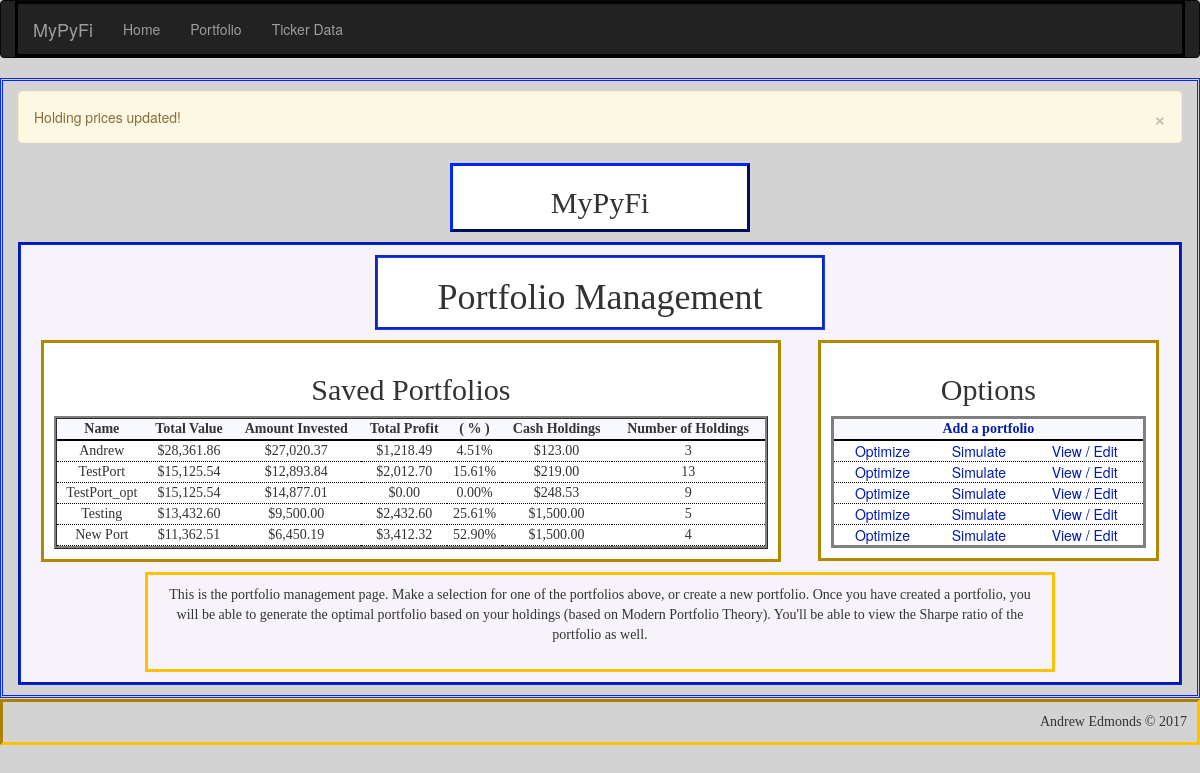
Screenshot of /portfolio_main with the database file from the repository.
### app/models.py (models this page shows, shortened)
class Portfolio(db.Model):
    __tablename__ = 'portfolios'
    id = db.Column(db.Integer, primary_key=True, autoincrement=True)
    name = db.Column(db.String(25), unique=True)    # name of portfolio
    cash = db.Column(db.Float)                      # cash holdings within portfolio
    market_value = db.Column(db.Float)              # market value of all holdings + cash
    total_profit = db.Column(db.Float)              # total profits of all holdings
    invested = db.Column(db.Float)                  # total amount invested into holdings - excludes cash holding
    profit_percent = db.Column(db.Float)            # percent return on current amount invested - excludes cash holding
    num_holdings = db.Column(db.Integer)            # total number of holdings in portfolio - excludes cash holding
    holdings = db.relationship('Holding', backref='portfolio', lazy='dynamic')
    def update_market_value(self):
        self.market_value = 0
        self.invested = 0
        self.market_value += self.cash
        for holding in self.holdings:
            self.market_value += (holding.shares * holding.last_price)
            self.invested += (holding.shares * holding.purch_price)
            holding.update_portfolio_percentage()
        db.session.add(self)
    def update_profit(self):
        self.total_profit = self.market_value - self.invested - self.cash
        if self.invested:
            self.profit_percent = round(self.total_profit / self.invested, 4)
        else:
            self.profit_percent = 0
        db.session.add(self)
    def update_holding_count(self):
        self.num_holdings = Holding.query.filter_by(portfolio_id=self.id).count()
        db.session.add(self)
    def update(self):
        for holding in self.holdings:
            holding.update()
        self.update_market_value()
        self.update_profit()
        self.update_holding_count()
        for holding in self.holdings:
            holding.update_portfolio_percentage()
            if holding.shares == 0:
                db.session.delete(holding)
        db.session.commit()

### app/main/views.py (the view)
@main.route('/portfolio_main', methods=['GET', 'POST'])
def portfolio_main():
    if not session.get('last_update', None) == str(dt.date.today()):
        portfolio_data = Portfolio.query.order_by(Portfolio.name).all()
        for port in portfolio_data: port.update()
        session['last_update'] = str(dt.date.today())
        flash('Holding prices updated!')
    portfolio_data = Portfolio.query.order_by(Portfolio.market_value.desc()).all()
    return render_template('portfolio/portfolio_main.html', portfolio_data=portfolio_data)

### app/models.py (called while the page is built)
    def update_last_price(self):
        import datetime as dt
        if not self.last_updated == str(dt.date.today()):
            from pandas_datareader import data as web
            self.last_price = round(web.DataReader(self.symbol, 'yahoo')['Adj Close'].iloc[-1], 2)
            self.last_updated = str(dt.date.today())
        db.session.add(self)

    def update_market_value(self):
        self.market_value = self.shares * self.last_price
        db.session.add(self)

    def update_profit(self):
        self.total_profit = round(self.shares * (self.last_price - self.purch_price), 2)
        self.profit_percent = round(self.last_price / self.purch_price - 1, 4)
        db.session.add(self)

    def update_portfolio_percentage(self):
        self.portfolio_percent = round(self.market_value / Portfolio.query.filter_by(id=self.portfolio_id).first().market_value,4)
        db.session.add(self)

    def update(self):
        self.update_last_price()
        self.update_market_value()
        self.update_portfolio_percentage()
        self.update_profit()
        db.session.commit()

### app/templates/portfolio/portfolio_main.html (shortened to what this page needs)
{% extends "base-detailed.html" %}
{% import "bootstrap/wtf.html" as wtf %}
{% block page_title %}
<h2>
    <center>MyPyFi</center>
</h2>
{% endblock %}
{% block main_title %}
<h1>Portfolio Management</h1>
{% endblock %}
{% block main_focus %}
{% if not portfolio_data|count > 0 %}
<h1>
    <center>No Portfolios Found!</center>
</h1>
<p>
<center>There are no portfolios saved</center></p>
{% else %}
<h2>
    <center>Saved Portfolios</center>
</h2>
<table style="width:100%" id="portfolio_table">
    <tr>
        <th>
            <center>Name</center>
        </th>
        <th>
            <center>Total Value</center>
        </th>
        <th>
            <center>Amount Invested</center>
        </th>
        <th>
            <center>Total Profit</center>
        </th>
        <th>
            <center>( % )</center>
        </th>
        <th>
            <center>Cash Holdings</center>
        </th>
        <th>
            <center>Number of Holdings</center>
        </th>
    </tr>
    {% for portfolio in portfolio_data %}
    <tr>
        <td>
            <center>{{ portfolio["name"] }}</center>
        </td>
        <td>
            <center>{{ "${:,.2f}".format(portfolio["market_value"]) }}</center>
        </td>
        <td>
            <center>{{ "${:,.2f}".format(portfolio["invested"]) }}</center>
        </td>
        <td>
            <center>{{ "${:,.2f}".format(portfolio["total_profit"]) }}</center>
        </td>
        <td>
            <center>{{ "{0:.2f}%".format(portfolio["profit_percent"]*100) }}</center>
        </td>
        <td>
            <center>{{ "${:,.2f}".format(portfolio["cash"]) }}</center>
        </td>
        <td>
            <center>{{ portfolio["num_holdings"] }}</center>
        </td>
    </tr>
    {% endfor %}
</table>
{% endif %}
{% endblock %}
{% block main_options %}
{% if not portfolio_data|count > 0 %}
<h1>
    <center>No Portfolios Found!</center>
</h1>
<p>
<center>There are no portfolios saved</center></p>
{% else %}
<h2>
    <center>Options</center>
</h2>
<table style="width:100%" id="options_table">
    <tr>
        <th colspan="3">
            <center><a class="button" href="{{ url_for('main.portfolio_add') }}">Add a portfolio</a></center>
        </th>
    </tr>
    {% for portfolio in portfolio_data %}
    <tr>
        <td>
            <center><a class="button" href="{{ url_for('main.portfolio_optimal_ask', name=portfolio['name']) }}">Optimize</a>
            </center>
        </td>
        <td>
            <center><a class="button" href="{{ url_for('main.portfolio_simulate_ask', name=portfolio['name']) }}">Simulate</a>
            </center>
        </td>
        <td>
            <center><a class="button" href="{{ url_for('main.portfolio', name=portfolio['name']) }}">View / Edit</a>
            </center>
        </td>
    </tr>
    {% endfor %}
</table>
{% endif %}
{% endblock %}
{% block verbage %}
<p>
    This is the portfolio management page. Make a selection for one of the portfolios above, or create a new portfolio.
    Once you have created a portfolio, you will be able to generate the optimal portfolio based on your holdings (based
    on Modern Portfolio Theory). You'll be able to view the Sharpe ratio of the portfolio as well.
</p>
{% endblock %}

### app/templates/base-detailed.html (shortened to what this page needs)
{% extends "base.html" %}
{% block head %}
{{ super() }}
<link rel="stylesheet" href="{{ url_for('static',filename='css/style_main.css') }}" type="text/css">
{% endblock %}
{% block main_content %}
<div class="title" id="title">
    {% block page_title %}Page title{% endblock %}
</div>
<div class="container" id="main">
    <div class="title" id="main-title">
        {% block main_title %}Main Title{% endblock %}
    </div>
    <div class="container" id="main-focus">
        {% block main_focus %}Main focus{% endblock %}
    </div>
    <div class="container" id="main-options">
        {% block main_options %}main options{% endblock %}
    </div>
    <div class="container" id="verbage">
        {% block verbage %}verbage{% endblock %}
    </div>
</div>
{% endblock %}

### app/templates/base.html (shortened to what this page needs)
{% extends "bootstrap/base.html" %}
{% block head %}
{{ super() }}
{% endblock %}
{% block navbar %}
<div class="navbar navbar-inverse" role="navigation">
    <div class="container">
        <div class="navbar-header">
            <a class="navbar-brand" href="/">MyPyFi</a>
        </div>
        <div class="navbar-collapse collapse">
            <ul class="nav navbar-nav">
                <li><a href="/">Home</a></li>
                <li><a href="{{ url_for('main.portfolio_main') }}">Portfolio</a></li>
                <li><a href="{{ url_for('main.ticker_data') }}">Ticker Data</a></li>
            </ul>
        </div>
    </div>
</div>
{% endblock %}
{% block content %}
<div class="container" id="complete">
    {% for message in get_flashed_messages() %}
    <div class="alert alert-warning">
        <button type="button" class="close" data-dismiss="alert">&times;</button>
        {{ message }}
    </div>
    {% endfor %}
    {% block main_content %}{% endblock %}
</div>
{% block footer %}
<div class="footer" id="footer">
    Andrew Edmonds &copy; 2017
</div>
{% endblock %}
{% endblock %}

### app/static/css/style_main.css (style rules this page uses)
body { background-color: lightgray; }
.title { border-style: ridge; margin-left: auto; margin-right: auto; font-family: "Agency FB"; text-align: center; vertical-align: middle; }
.container { border-style: solid; border-color: black; }
#complete { border-color: #0027FF; border-style: double; margin: auto; padding-top: 10px; padding-bottom: 10px; width: 100%; min-height: 85vh; min-height: 550px; }
#main .container { padding: 10px; }
#title { border-color: #001BB2; border-style: outset; width: 300px; vertical-align: middle; background-color: white; }
#main { background-color: #F7F3FA; border-style: groove; border-color: #0027FF; padding: 10px; margin-top: 10px; margin-left: auto; margin-right: auto; width: 100%; }
#main h2 { font-family: "Palatino Linotype"; }
#main th { font-family: "Bitstream Vera Sans Mono"; border-bottom: 2pt solid black; }
#main-title { border-color: #193CFF; border-style: groove; margin-left: auto; margin-right: auto; width: 450px; height: 75px; background-color: white; }
#main-focus { background-color: white; border-color: #B28800; border-style: solid; margin: 10px; margin-right: auto; width: 65%; float: left; }
#portfolio_table { border-collapse: separate; border-style: ridge; background-color: #F4F1F7; }
#main-focus th { background-color: ghostwhite; }
#main-focus td { font-family: "Felix Titling"; border-bottom: 1pt dotted black; background-color: white; }
#main-options { background-color: white; border-color: #B28800; border-style: solid; margin: 10px; margin-left: 10px; margin-right: 10px; width: 30%; float: right; }
#options_table { text-align: center; border-style: solid; background-color: #F4F1F7; }
#main-options th { background-color: ghostwhite; }
#main-options td { font-family: Verdana, "Helvetica Neue", Arial, Helvetica, Geneva, sans-serif; border-bottom: 1pt dotted black; background-color: white; }
#verbage { border-color: #FFC200; border-style: solid; margin-left: auto; margin-right: auto; padding: 10px; width: 80%; min-height: 100px; clear: both; text-align: center; vertical-align: middle; font-family: "Fira Code"; }
#footer { border-style: inset; border-color: #FFC200; margin-top: 1px; padding: 10px; text-align: right; vertical-align: bottom; font-family: "Trebuchet MS"; clear: both; }
.button { background-color: white; color: #001BB2; border: thin; text-align: center; text-decoration: none; display: inline-block; cursor: pointer; }

### rows the page displays
Portfolio: name "Andrew", market_value "$28,361.86", invested "$27,020.37", total_profit "$1,218.49", portfolio['profit_percent']*100 "4.51%", cash "$123.00", num_holdings "3"
Portfolio: name "TestPort", market_value "$15,125.54", invested "$12,893.84", total_profit "$2,012.70", portfolio['profit_percent']*100 "15.61%", cash "$219.00", num_holdings "13"
Portfolio: name "TestPort_opt", market_value "$15,125.54", invested "$14,877.01", total_profit "$0.00", portfolio['profit_percent']*100 "0.00%", cash "$248.53", num_holdings "9"
Portfolio: name "Testing", market_value "$13,432.60", invested "$9,500.00", total_profit "$2,432.60", portfolio['profit_percent']*100 "25.61%", cash "$1,500.00", num_holdings "5"
Portfolio: name "New Port", market_value "$11,362.51", invested "$6,450.19", total_profit "$3,412.32", portfolio['profit_percent']*100 "52.90%", cash "$1,500.00", num_holdings "4"

### other values shown
{{ message }} "Holding prices updated!"
